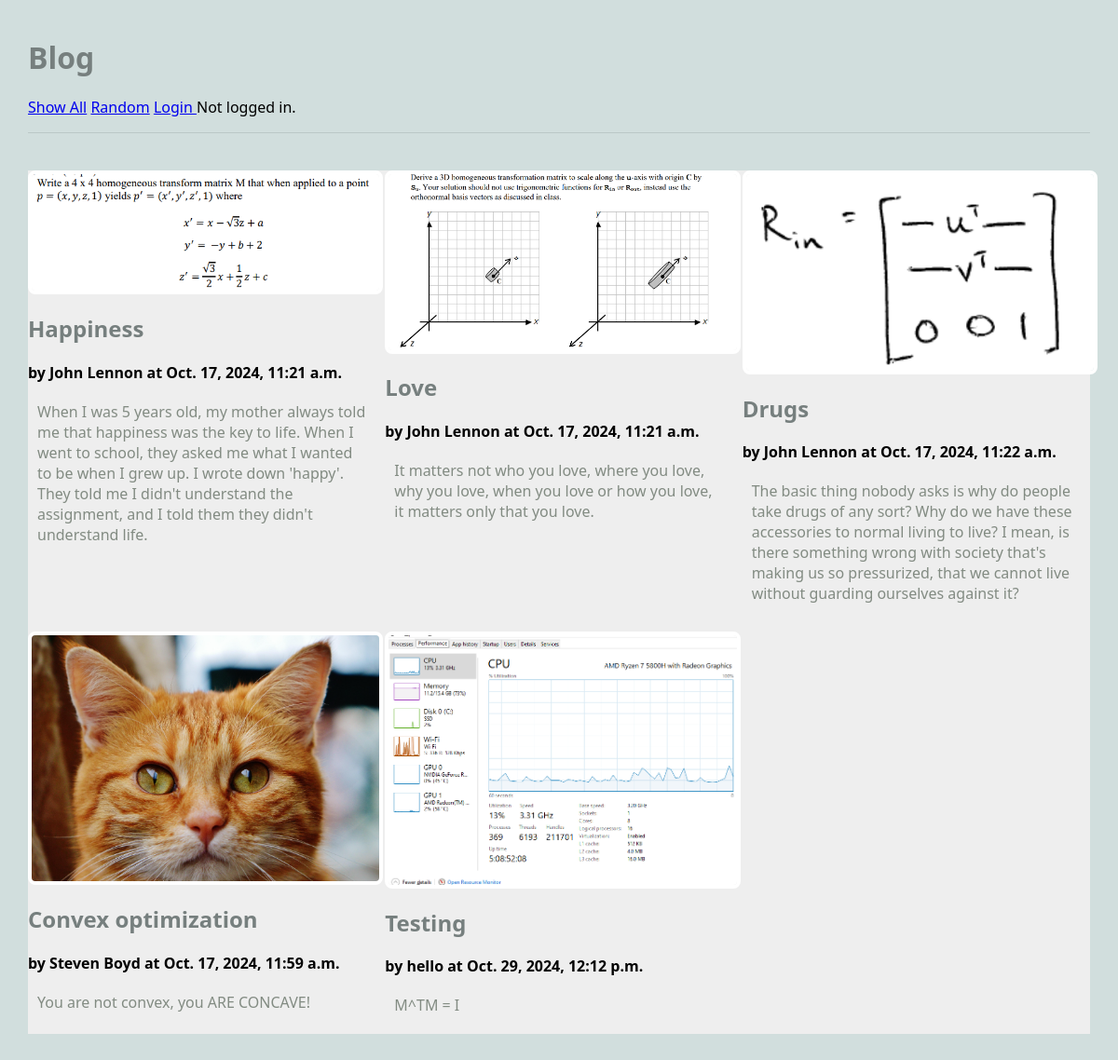
/blog/show_all, run on the app's committed database.
### blog/models.py (models this page shows, shortened)
class Article(models.Model):
    user = models.ForeignKey(User, on_delete=models.CASCADE)
    title = models.TextField(blank=False)
    author = models.TextField(blank=False)
    text = models.TextField(blank=False)
    published = models.DateTimeField(auto_now=True)
    image_file = models.ImageField(blank = True)

### blog/views.py (the view)
# urls.py: path(r'show_all', views.ShowAllView.as_view(), name='show_all_one'),
class ShowAllView(ListView):
    model = Article #the model to display
    template_name = 'blog/show_all.html'
    context_object_name = 'articles'
    def dispatch(self, *args, **kwargs):
        print(f"ShowAllView.dispatch; self.request.user = {self.request.user}")
        return super().dispatch(*args, **kwargs)

### blog/templates/blog/show_all.html (shortened to what this page needs)
{% extends 'blog/base.html' %}
{% block content %}
<main class="grid-container">
    {% for a in articles %}
    <article>
        <a href="{% url 'article' a.pk %}">
            {% if a.image_file %}
            <img src="{{a.image_file.url}}" alt="{{a.image_file.url}}">
            {% else %}
            No image_file available.
            {% endif %}
        </a>
        <div>
        <h2>{{a.title}}</h2>
        <strong>by {{a.author}} at {{a.published}}</strong>
        <p>
        {{a.text}}
        </p>
        </div>
    </article>
    {% endfor %}
</main>
{% endblock %}

### blog/templates/blog/base.html (shortened to what this page needs)
{% load static %}
<html>
    <head>
        <link rel="stylesheet" href="{% static 'styles-blog.css' %}">
    </head>
    <body>
        <header>
            <h1>Blog</h1>
            <nav>
                <ul>
                    <li><a href="{% url 'show_all_one' %}">Show All</a></li>
                    <li><a href="{% url 'random' %}">Random</a></li>
                    {% if request.user.is_authenticated %}
                    <li><a href = "{% url 'create_article' %}">Create article</a></li>
                    <form action = "{% url 'logout' %}" method = "POST">
                        {% csrf_token %}
                        <input type = "submit" value = "Logout">
                    </form>
                    {% else %}
                    <li><a href = "{% url 'login2' %}"> Login </a></li>
                    {% endif %}
                    {% if request.user.is_authenticated %}
                    Logged in user: {{ request.user }}.
                    {% else %}
                    Not logged in.
                    {% endif %}
                </ul>
            </nav>
        </header>
    {% block content %}
    {% endblock %}
    </body>
</html>

### static/styles-blog.css (style rules this page uses)
body { margin: 30px; background: #d1dedd; font-family:'Segoe UI', Tahoma, Geneva, Verdana, sans-serif; }
ul, li { padding: 0px; list-style-type: none; }
h1, h2, h3 { color: #767f7e; }
p { color: #828b82; }
header { max-width: 1200px; margin: 40px auto; border-bottom: 1px solid #bbc7c7; }
.grid-container { background: #eee; max-width: 900px; display: grid; grid-template-columns: repeat(3, 1fr); grid-gap: 10px; max-width: 1200px; margin: 20px auto; }
article img, article.featured img { width: 100%; border: 4px solid #fff; border-radius: 8px; }
article p, article h3 { margin: 20px 10px; }
nav li { display: inline; }

### data on the page
Article: image_file (picture), title "Happiness", author "John Lennon", published "Oct. 17, 2024, 11:21 a.m.", text "When I was 5 years old, my mother always told me that happiness was the key to life. When I went to school, they asked me what I wanted to be when I grew up. I wrote down 'happy'. They told me I didn't understand the assignment, and I told them they didn't understand life."
Article: image_file (picture), title "Love", author "John Lennon", published "Oct. 17, 2024, 11:21 a.m.", text "It matters not who you love, where you love, why you love, when you love or how you love, it matters only that you love."
Article: image_file (picture), title "Drugs", author "John Lennon", published "Oct. 17, 2024, 11:22 a.m.", text "The basic thing nobody asks is why do people take drugs of any sort? Why do we have these accessories to normal living to live? I mean, is there something wrong with society that's making us so pressurized, that we cannot live without guarding ourselves against it?"
Article: image_file (picture), title "Convex optimization", author "Steven Boyd", published "Oct. 17, 2024, 11:59 a.m.", text "You are not convex, you ARE CONCAVE!"
Article: image_file (picture), title "Testing", author "hello", published "Oct. 29, 2024, 12:12 p.m.", text "M^TM = I"
